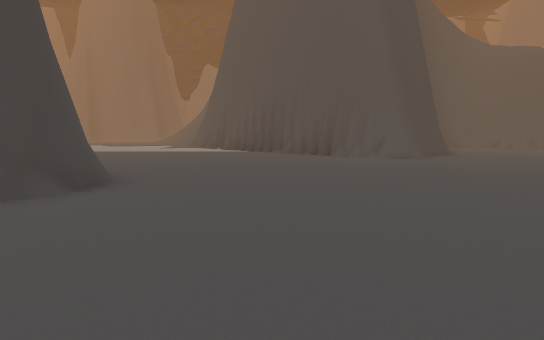
view 1 (above)

19 first-person views from a walk through a Unity game level. The camera is 1.3 m above the floor, tilts 6° down and sees 80° across. The floor is counted in squares, 2 m on a side. Each view is taken from the middle of a square. On the plan, view 1 faces up. The plan holds only what a view shows up to about 10 squares ahead; the rest is blank. The place goes on beyond the plan. The player is left out. Some animated figures are left out.

view 2
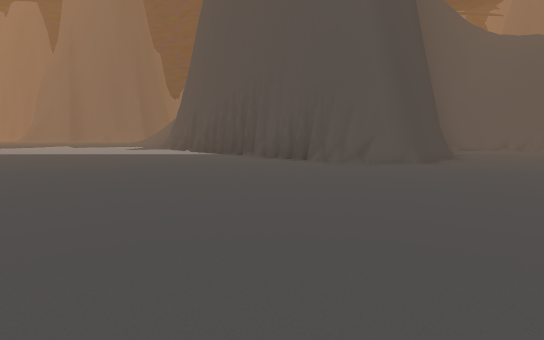

view 3
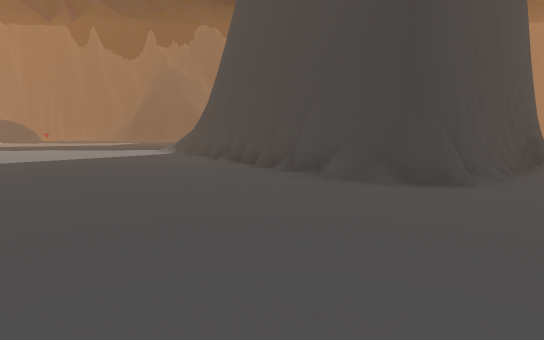

view 4
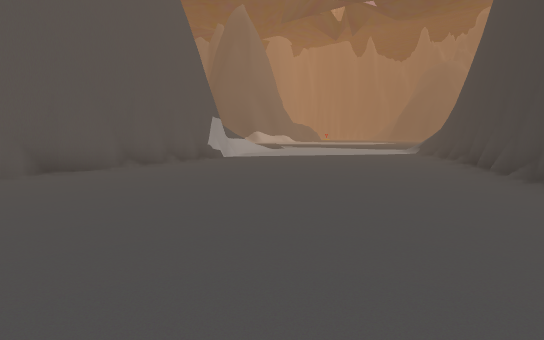

view 5
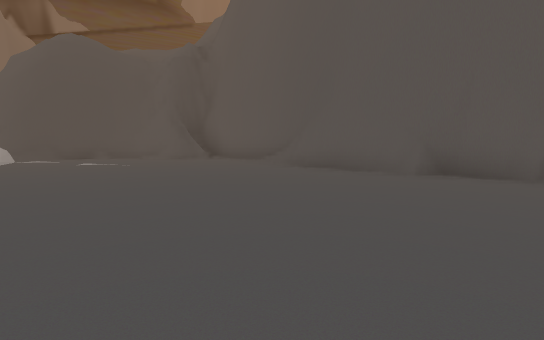

view 6
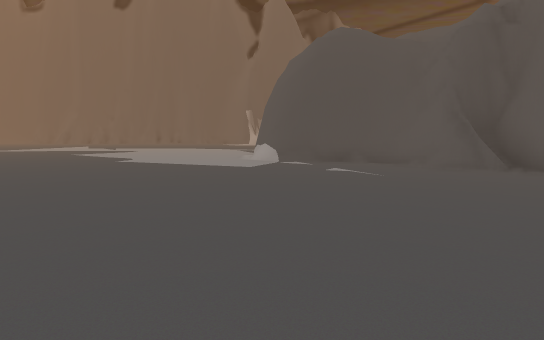

view 7
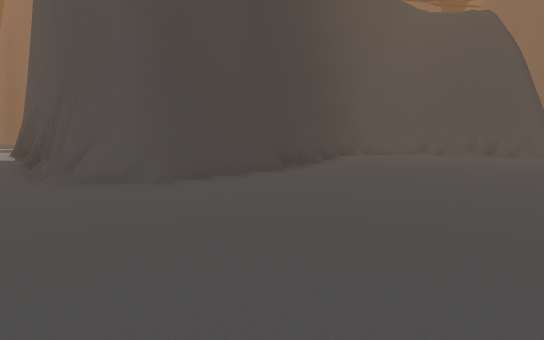

view 8
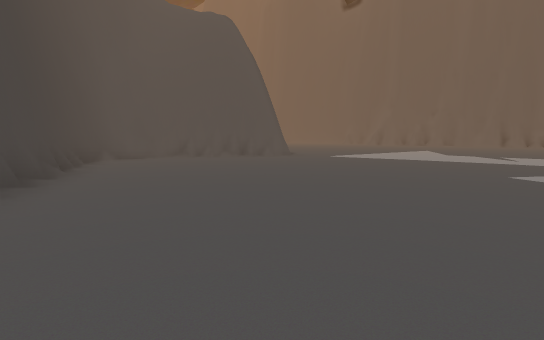

view 9
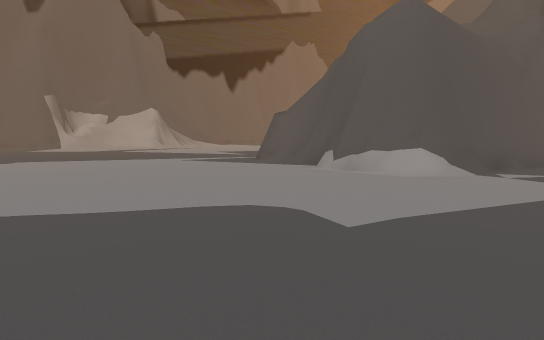

view 10
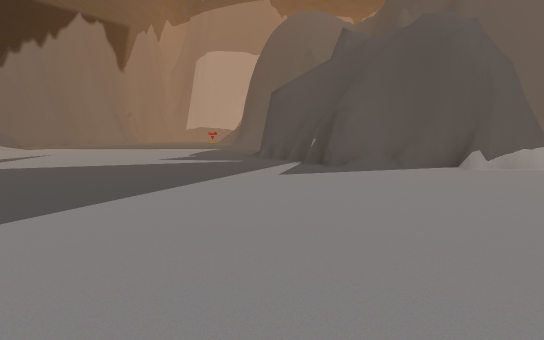

view 11
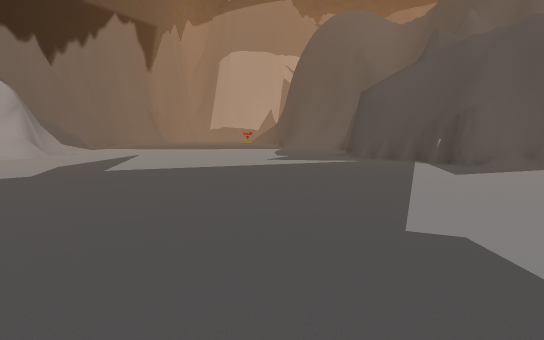

view 12
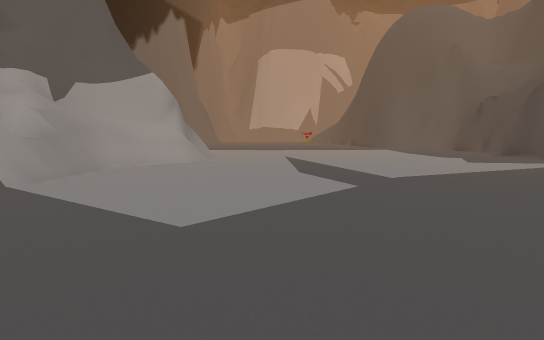

view 13
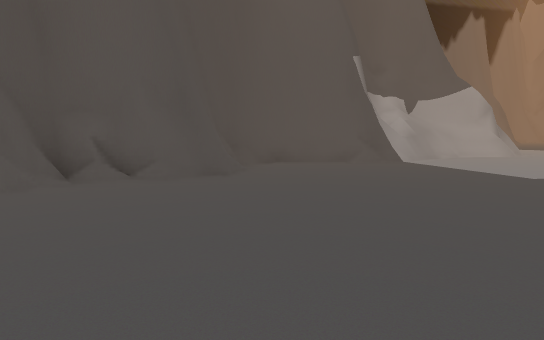

view 14
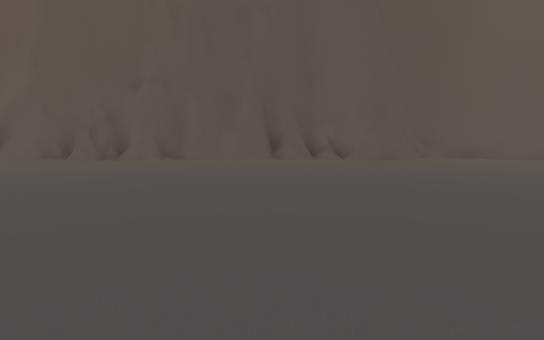

view 15
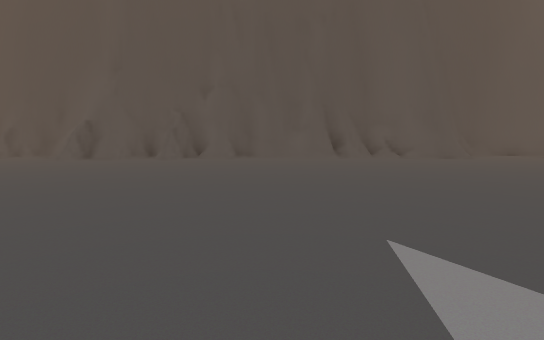

view 16
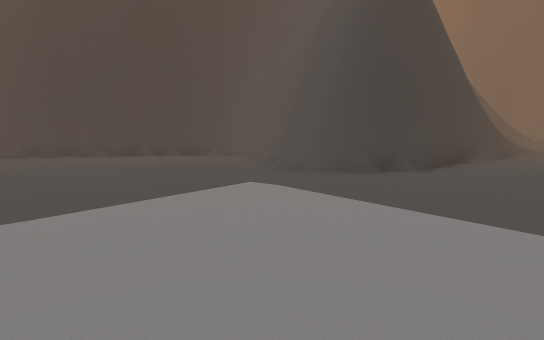

view 17
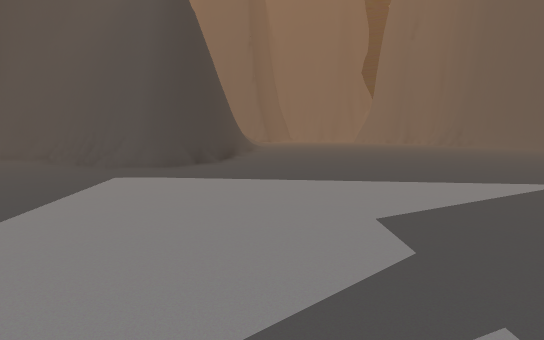

view 18
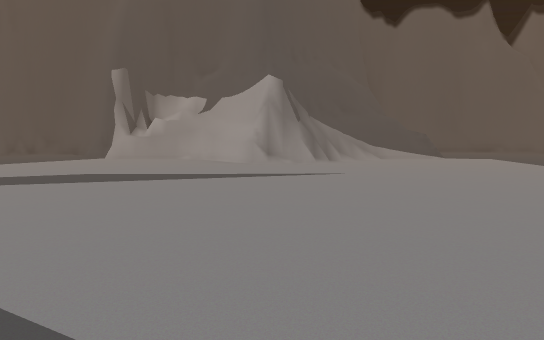

view 19
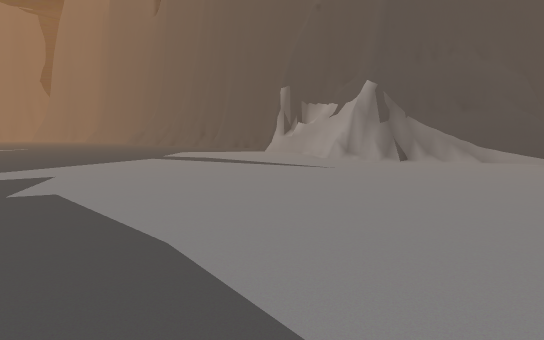

### Floor plan
Key: @ floor where view 1 was taken; # wall or solid block; x gap in a wall; . floor; / step, stairs or slope; = window, fence, low wall or low ledge.
Columns run from 8 left of view 1 to 30 right of it. Each row starts with its distance up from view 1.
 18                        #.............##
 17                  ####  #.............##
 16                 ##..####.............##
 15       ##       ##....###.............##
 14       .##      #.....................##
 13        .##    ##.....................##
 12  ........##   #......................##
 11  .........## ##......................##
 10   .........###.............. ......../#
  9  #.........................   .......##
  8   #.........................   ......##
  7   ##.........................   .....##
  6    ##......................... .......#
  5     ##................................#
  4      #..............................=##
  3    ###..............................##
  2  ###................................#
  1 ##................####//............#
  0 #.......@.........#  ###...........##
 -1 .................##    ##........./#
 -2 .................##    ##........./#
 -3 ...............###      #........./#
 -4 ........#########         .........##
 -5 ... .####                 ..........#
 -6 ..                        ..........##
 -7                           ..........x

Where each view was taken, in squares from view 1:
view 1: 0 up, 0 right, facing up
view 2: 2 up, 1 right, facing up
view 3: 2 up, 2 right, facing left
view 4: 3 up, 2 right, facing down-left
view 5: 2 up, 1 left, facing down-right
view 6: 1 up, 1 right, facing right
view 7: 5 up, 6 right, facing up
view 8: 7 up, 6 right, facing up-right
view 9: 7 up, 8 right, facing down-right
view 10: 8 up, 16 right, facing down
view 11: 8 up, 19 right, facing down
view 12: 7 up, 24 right, facing down
view 13: 11 up, 24 right, facing down-right
view 14: 11 up, 20 right, facing right
view 15: 13 up, 19 right, facing right
view 16: 10 up, 18 right, facing up-left
view 17: 8 up, 17 right, facing up
view 18: 2 down, 18 right, facing right
view 19: 7 down, 18 right, facing up-right
